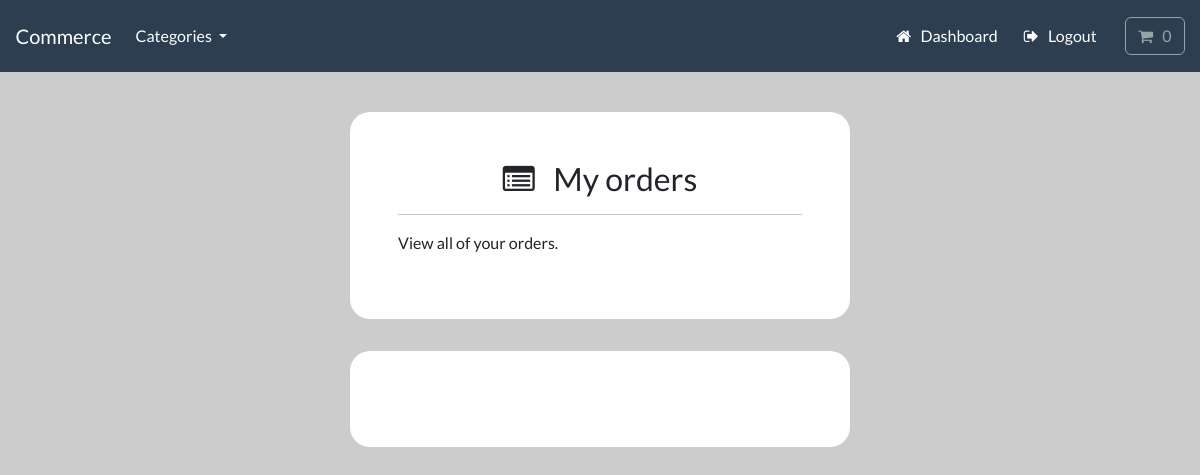
/account/track_orders (signed in), run on an earlier commit of the app's database.
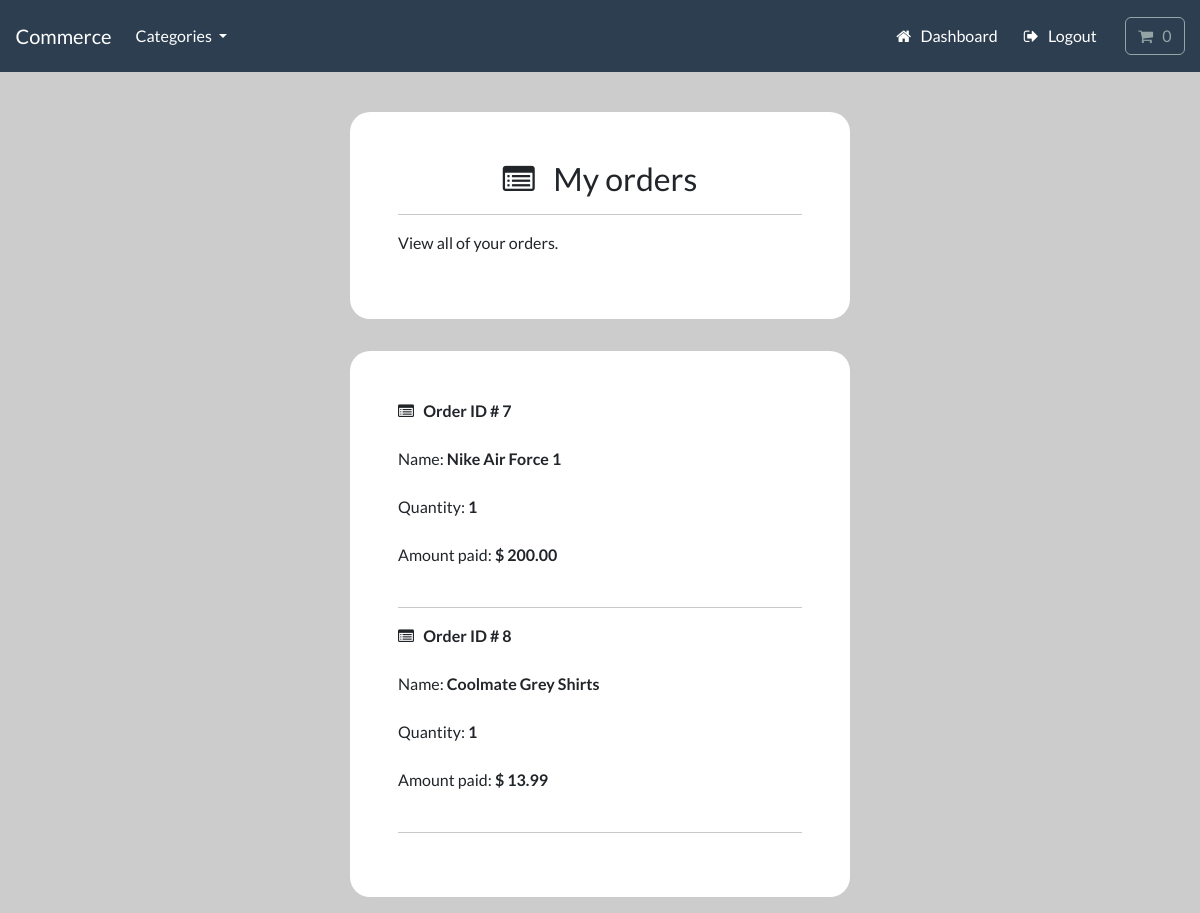
And on a later commit of the database.
### payment/models.py (models this page shows, shortened)
class OrderItem(models.Model):
    user = models.ForeignKey(User, on_delete=models.CASCADE, related_name='order_items', null=True, blank=True)
    order = models.ForeignKey(Order, on_delete=models.CASCADE, related_name='items', null=True)
    product = models.ForeignKey(Product, on_delete=models.CASCADE, related_name='order_items', null=True)
    quantity = models.PositiveIntegerField(default=1)
    price = models.DecimalField(max_digits=10, decimal_places=2)
    class Meta:
        verbose_name_plural = 'Order Items'

### store/models.py (models this page shows)
class Product(models.Model):
    category = models.ForeignKey(Category, related_name='products', on_delete=models.CASCADE, null=True)
    title = models.CharField(max_length=250)
    brand = models.CharField(max_length=250, default='un-branded')
    description = models.TextField(blank=True)
    slug = models.SlugField(max_length=250)
    price = models.DecimalField(max_digits=10, decimal_places=2)
    image = models.ImageField(upload_to='images/')
    class Meta:
        verbose_name_plural = 'products'
    def __str__(self):
        return self.title

### account/views.py (the view)
# urls.py: path('track_orders', views.track_orders, name='track_orders'),
@login_required(login_url='my-login')
def track_orders(request):
    try:
        orders = OrderItem.objects.filter(user=request.user)
        return render(request, 'account/track_orders.html', {
            'orders': orders,
        })
    except:
        return render(request, 'account/track_orders.html')

### cart/cart.py (called while the page is built)
    def __len__(self):
        return sum(item['quantity'] for item in self.cart.values())

### cart/context_processors.py (called while the page is built)
def cart(request):
    return {'cart': Cart(request)}

### store/views.py (called while the page is built)
def categories(request):
    all_categories = Category.objects.all()
    return {'all_categories': all_categories}

### account/templates/account/track_orders.html (shortened to what this page needs)
{% include "store/base.html" %}
{% load static %}
{% load crispy_forms_tags %}
{% block content %}
    <div class="container">
        <div class="row justify-content-center p-3">
            <div class="container bg-white shadow-md p-5 form-layout ">
                <div class="text-center">
                    <h3> <i class="fa fa-list-alt" aria-hidden="true"></i> &nbsp; My orders </h3>
                </div>
                <hr>
                <p> View all of your orders. </p>
            </div>
        </div>
        <div class="row justify-content-center p-3">
            <div class="container bg-white shadow-md p-5 form-layout ">
                {% for order in orders %}
                    <strong> <i class="fa fa-list-alt" aria-hidden="true"></i> &nbsp;  Order ID # {{order.id}} </strong>
                    <br> <br>
                    Name: <strong>{{order.product}}</strong>
                    <br> <br>
                    Quantity: <strong>{{order.quantity}}</strong>
                    <br> <br>
                    Amount paid: <strong>$ {{order.price}}</strong>
                    <br> <br>
                    <hr>
                {% endfor %}
            </div>
        </div>
    </div>
{% endblock %}

What changed in the data, as far as the page shows it:
added OrderItem: id "7", product "Nike Air Force 1", quantity "1", price "200.00"
added OrderItem: id "8", product "Coolmate Grey Shirts", quantity "1", price "13.99"
